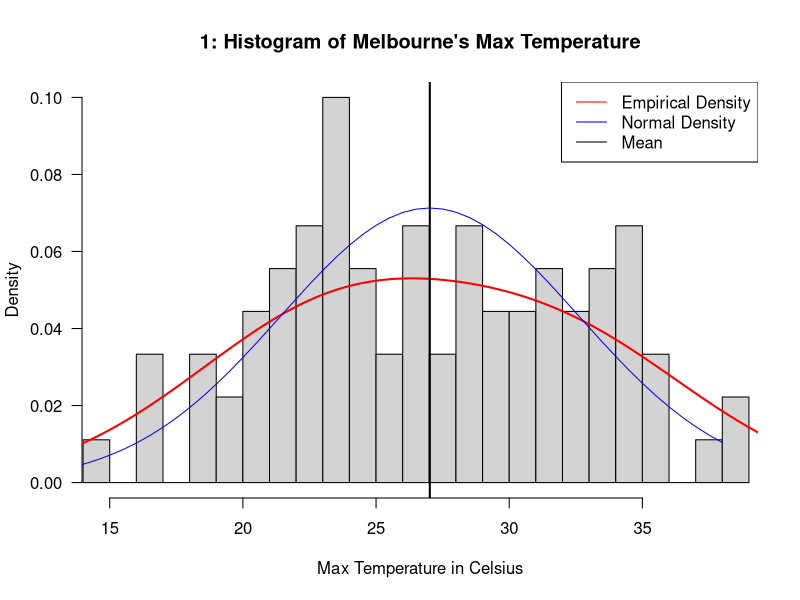
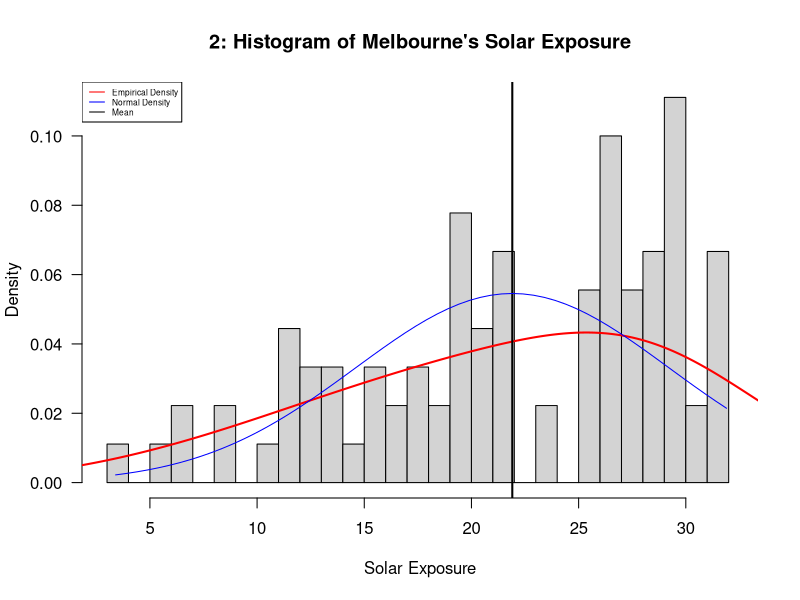
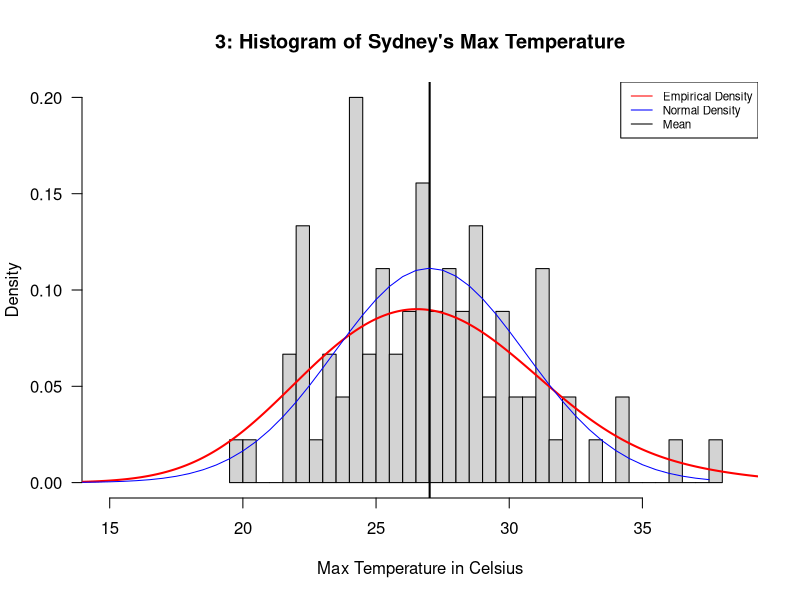
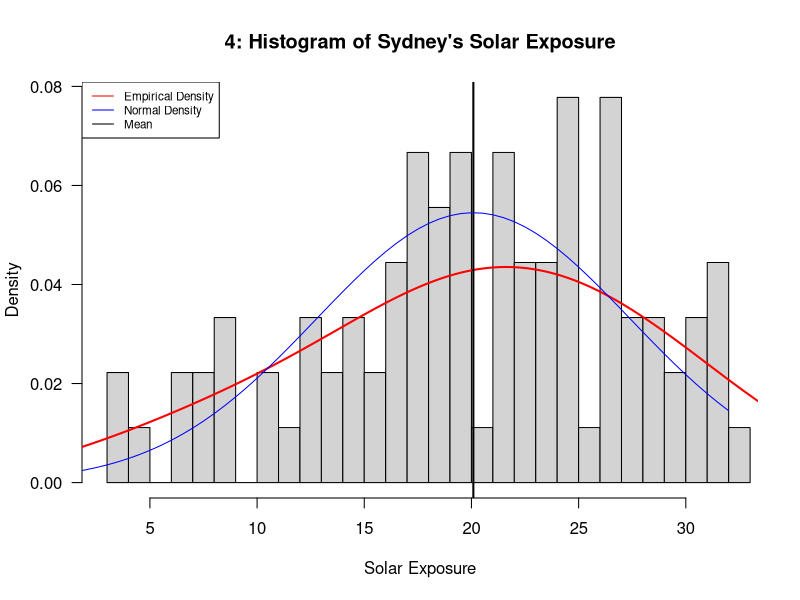

Reproduce these figures in R, in order.
## ---- chunk 1
library(dplyr)
## ---- chunk 2
data_mel <- read.csv('Climate Data-Melbourne-1.csv')
data_syd <- read.csv('Climate Data-Sydney-1.csv')

colnames(data_mel)[colnames(data_mel) == 'Maximum.temperature..Degree.C.'] <- 'max_temp'
colnames(data_mel)[colnames(data_mel) == 'solar.exposure'] <- 'solar_exp'

colnames(data_syd)[colnames(data_syd) == 'Maximum.temperature..Degree.C.'] <- 'max_temp'
colnames(data_syd)[colnames(data_syd) == 'solar.exposure'] <- 'solar_exp'

min_temp <- min(min(data_mel$max_temp), min(data_syd$max_temp))
max_temp <- max(max(data_mel$max_temp), max(data_syd$max_temp))

x_lim_max_temp = c(min_temp, max_temp)

min_solar_exp <- min(min(data_mel$solar_exp), min(data_syd$solar_exp))
max_solar_exp <- max(max(data_mel$solar_exp), max(data_syd$solar_exp))

x_lim_solar_exp = c(min_solar_exp, max_solar_exp)
## ---- chunk 3
#Statistic for Maximum Temperature in Melbourne

data_mel %>% summarise(Mean = mean(max_temp), Median = median(max_temp),
                       Stand_dev = sd(max_temp),
                       First_quarter = quantile(max_temp, 0.25),
                       Third_quarter = quantile(max_temp,0.75),
                       Interquartile = IQR(max_temp),
                       Min = min(max_temp), Max = max(max_temp)) 

#Statistic for Solar Exposure in Melbourne

data_mel %>% summarise(Mean = mean(solar_exp), Median = median(solar_exp),
                       Stand_dev = sd(solar_exp),
                       First_quarter = quantile(solar_exp, 0.25),
                       Third_quarter = quantile(solar_exp,0.75),
                       Interquartile = IQR(solar_exp),
                       Min = min(solar_exp), Max = max(solar_exp)) 

#Statistic for Maximum Temperature in Sydney

data_syd %>% summarise(Mean = mean(max_temp), Median = median(max_temp),
                       Stand_dev = sd(max_temp),
                       First_quarter = quantile(max_temp, 0.25),
                       Third_quarter = quantile(max_temp,0.75),
                       Interquartile = IQR(max_temp),
                       Min = min(max_temp), Max = max(max_temp)) 

#Statistic for Solar Exposure in Sydney

data_syd %>% summarise(Mean = mean(solar_exp), Median = median(solar_exp),
                       Stand_dev = sd(solar_exp),
                       First_quarter = quantile(solar_exp, 0.25),
                       Third_quarter = quantile(solar_exp,0.75),
                       Interquartile = IQR(solar_exp),
                       Min = min(solar_exp), Max = max(solar_exp)) 

## ---- chunk 4
#Distribution of variables
#Histogram of Melbourne's Max Temperature
# par(mfrow = c(1, 1))
#par(mfrow = c(2, 2))
hist(data_mel$max_temp,
     breaks = 30,
     main = "1: Histogram of Melbourne's Max Temperature", 
     xlab = "Max Temperature in Celsius"  ,
     xlim = x_lim_max_temp,
     prob = T,
     las = 1) 
lines(density(data_mel$max_temp, adjust = 2), col = "Red", lwd = 2)
abline(v=mean(data_mel$max_temp),col='black',lw=2)

#Normal Distribution Data Fitting of Melbourne's Max Temperature
#Blue Line
lines(seq(0,
          max(data_mel$max_temp), by=.5), 
      dnorm(seq(0,
                max(data_mel$max_temp), by=.5), 
            mean(data_mel$max_temp), 
            sd(data_mel$max_temp)), col="Blue")

legend(x = 'topright',
       legend = c("Empirical Density","Normal Density","Mean"),
       col = c('red',"Blue","black"),
       lty = c(1,1,1))

#Histogram of Melbourne's Solar Exposure
hist(data_mel$solar_exp,
     breaks = 30,
     main = "2: Histogram of Melbourne's Solar Exposure",
     xlab = "Solar Exposure",
     xlim = x_lim_solar_exp,
     prob = T,
     las = 1)
lines(density(data_mel$solar_exp, adjust = 2), col = "Red", lwd = 2)
abline(v=mean(data_mel$solar_exp),col='black',lw=2)

#Normal Distribution Data Fitting of Melbourne's Solar Exposure
lines(seq(min(data_mel$solar_exp),
          max(data_mel$solar_exp), by=.5), 
      dnorm(seq(min(data_mel$solar_exp),
                max(data_mel$solar_exp), by=.5), 
            mean(data_mel$solar_exp), 
            sd(data_mel$solar_exp)), col="Blue")

legend(x = 'topleft',
       legend = c("Empirical Density","Normal Density","Mean"),
       col = c('red',"Blue","Black"),
       lty = c(1,1,1),
       cex = 0.5)

#Histogram of Sydney's Max Temperature
hist(data_syd$max_temp,
     breaks = 30,
     main = "3: Histogram of Sydney's Max Temperature",
     xlab = "Max Temperature in Celsius",
     xlim = x_lim_max_temp,
     prob = T,
     las = 1)
lines(density(data_syd$max_temp, adjust = 2), col = "Red", lwd = 2)
abline(v=mean(data_syd$max_temp),col='black',lw=2)

#Normal Distribution Data Fitting of Sydney's Maximum Temperature
lines(seq(0,
          max(data_syd$max_temp), by=.5), 
      dnorm(seq(0,
                max(data_syd$max_temp), by=.5), 
            mean(data_syd$max_temp), 
            sd(data_syd$max_temp)), col="Blue")

legend(x = 'topright',
       legend = c("Empirical Density","Normal Density","Mean"),
       col = c('red',"Blue","Black"),
       lty = c(1,1,1),
       cex = 0.7)

#Histogram of Sydney's Solar Exposure
hist(data_syd$solar_exp,
     breaks = 30,
     main = "4: Histogram of Sydney's Solar Exposure",
     xlab = "Solar Exposure",
     xlim = x_lim_solar_exp,
     prob = T,
     las = 1)
lines(density(data_syd$solar_exp, adjust = 2), col = "Red", lwd = 2)
abline(v=mean(data_syd$solar_exp),col='black',lw=2)

#Normal Distribution Data Fitting of Sydney's Solar Exposure
lines(seq(0,
          max(data_syd$solar_exp), by=.5), 
      dnorm(seq(0,
                max(data_syd$solar_exp), by=.5), 
            mean(data_syd$solar_exp), 
            sd(data_syd$solar_exp)), col="Blue")


legend(x = 'topleft',
       legend = c("Empirical Density","Normal Density","Mean"),
       col = c('red',"Blue","black"),
       lty = c(1,1,1),
       cex = 0.7) 
